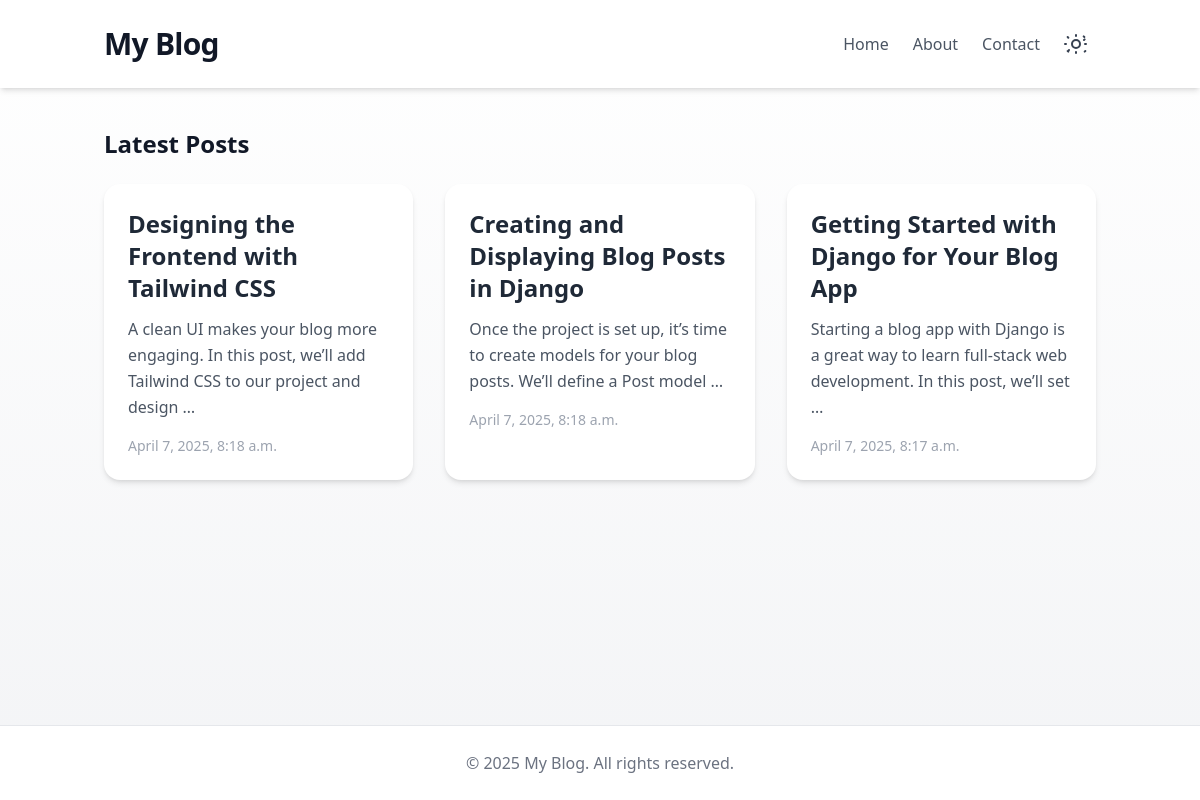
The page / on the database its author committed.
### posts/models.py (models this page shows)
class Post(models.Model):
    title = models.CharField(max_length=100)
    body = models.CharField(max_length=1000000)
    created_at = models.DateTimeField(default=datetime.now, blank=True)

### posts/views.py (the view)
# urls.py: path('', views.index, name='index'),
def index(request):
    posts = Post.objects.all()
    return render(request, 'index.html', {'posts': posts})

### templates/index.html (shortened to what this page needs)
<!DOCTYPE html>
<html lang="en" class="h-full">
  <head>
    <script src="https://cdn.tailwindcss.com"></script>
  </head>
<body class="bg-gradient-to-b from-white to-gray-100 dark:from-gray-900 dark:to-gray-800 text-gray-900 dark:text-gray-100 font-sans leading-relaxed flex flex-col min-h-full">
  <header class="bg-white dark:bg-gray-900 shadow-md sticky top-0 z-10">
    <div class="container mx-auto px-4 py-6 flex justify-between items-center">
      <h1 class="text-3xl font-extrabold tracking-tight">My Blog</h1>
      <div class="flex space-x-4 items-center">
        <nav>
          <ul class="flex space-x-6 text-gray-600 dark:text-gray-300">
            <li><a href="#" class="hover:text-blue-600 dark:hover:text-blue-400 transition">Home</a></li>
            <li><a href="#" class="hover:text-blue-600 dark:hover:text-blue-400 transition">About</a></li>
            <li><a href="#" class="hover:text-blue-600 dark:hover:text-blue-400 transition">Contact</a></li>
          </ul>
        </nav>
        <button onclick="toggleTheme()" class="text-gray-700 dark:text-gray-300 p-2 rounded hover:bg-gray-200 dark:hover:bg-gray-700 transition">
          <svg id="theme-icon" xmlns="http://www.w3.org/2000/svg" class="h-6 w-6" fill="none" viewBox="0 0 24 24" stroke="currentColor">
          </svg>
        </button>
      </div>
    </div>
  </header>
  <main class="container mx-auto px-4 py-10 flex-grow">
    <h2 class="text-2xl font-semibold mb-6">Latest Posts</h2>
    <section id="posts" class="grid gap-8 md:grid-cols-2 lg:grid-cols-3">
      {% for post in posts reversed %}
      <article class="bg-white dark:bg-gray-800 p-6 rounded-2xl shadow-md hover:shadow-xl transition duration-300">
        <a href="post/{{post.id}}">
          <h2 class="text-2xl font-bold mb-3 text-gray-800 dark:text-gray-100 hover:text-blue-600 dark:hover:text-blue-400 transition">{{post.title}}</h2>
          <p class="text-gray-600 dark:text-gray-300 mb-4">{{post.body|truncatewords:20}}</p>
          <p class="text-sm text-gray-400 dark:text-gray-400">{{post.created_at}}</p>
        </a>
      </article>
      {% endfor %}
    </section>
  </main>
  <footer class="bg-white dark:bg-gray-900 py-6 text-center text-gray-500 dark:text-gray-400 border-t dark:border-gray-700">
    &copy; 2025 My Blog. All rights reserved.
  </footer>
</body>
</html>

### templates/index.html (style rules this page uses)
html { transition: background-color 0.3s ease, color 0.3s ease; }

### rows shown on the page
Post: title "Designing the Frontend with Tailwind CSS", body "A clean UI makes your blog more engaging. In this post, we’ll add Tailwind CSS to our project and design …", created_at "April 7, 2025, 8:18 a.m."
Post: title "Creating and Displaying Blog Posts in Django", body "Once the project is set up, it’s time to create models for your blog posts. We’ll define a Post model …", created_at "April 7, 2025, 8:18 a.m."
Post: title "Getting Started with Django for Your Blog App", body "Starting a blog app with Django is a great way to learn full-stack web development. In this post, we’ll set …", created_at "April 7, 2025, 8:17 a.m."
